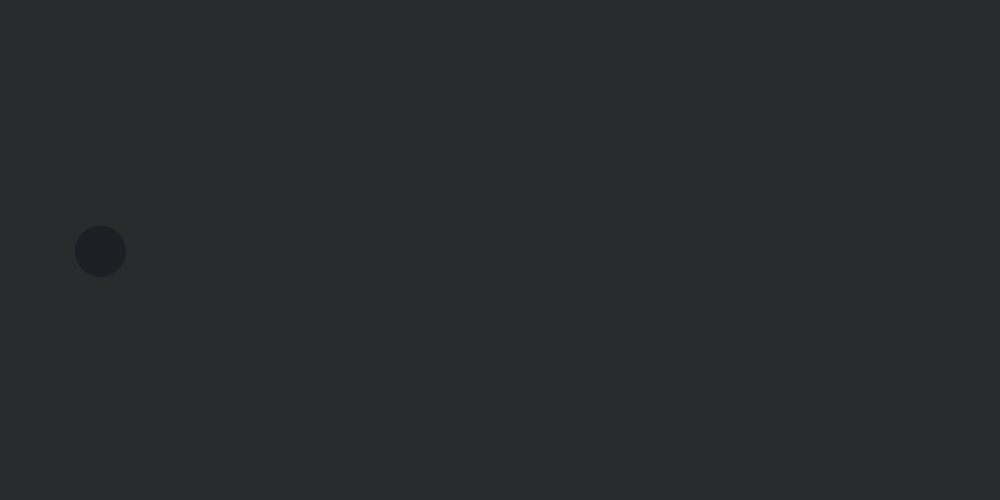
Frame 1 (no input)
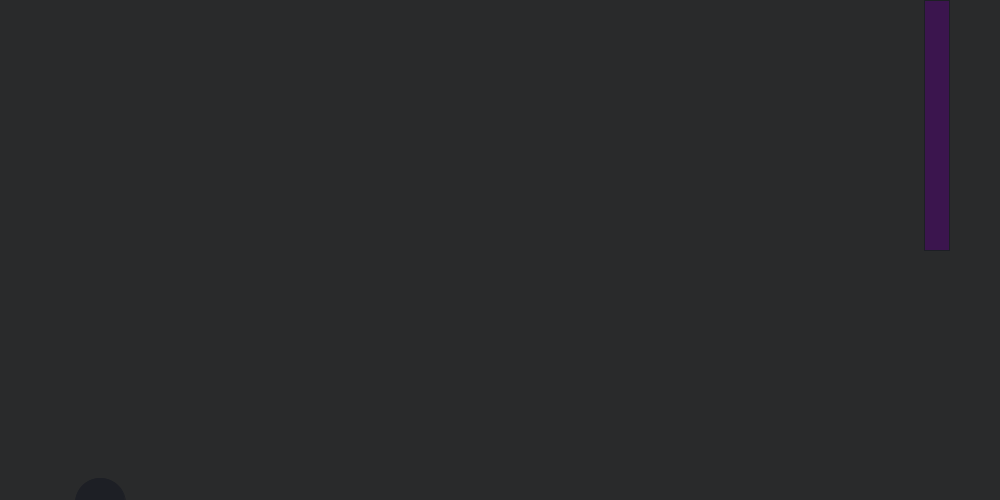
Frame 60 (the mouse pressed at the canvas centre just before this capture)
Frame 120 (the mouse held since frame 60 and released just before this capture): identical to frame 60, image omitted

The Processing sketch that drew these frames (run headless with seeded random() and noise(); from frame 60 on, the mouse is pressed at the canvas centre):

// Processing sketch: flappybird
// ── flappybird.pde
void setup() {
  size(1000, 500);
}
int x=100;
int y=250;
int pipe=1050;
int pipeheight=250;
int velocity=0;
boolean isflying=true;
void draw() {
  if (isflying==true) {
    background(41, 42, 43); 
   
    int gravity=1;
    velocity=velocity+gravity;
    if (mousePressed) {
      velocity=-5000;
    }

    y=y+velocity;
     fill(29, 31, 37);
    stroke(29, 31, 37);
    ellipse(x, y, 50, 50);

    fill(59, 21, 78);
    rect(pipe, 0, 25, pipeheight);
    int pipespeed=6;
    pipe=pipe-pipespeed;
    if (pipe<0) {
      teleport();
    }
    if (x==pipe) {
      if (y<=pipeheight) {
        isflying=false;
      }
    }
    if (y>=500) {
      isflying=false;
    }
  }
}

void teleport() {
  pipe=1050;
  pipeheight=(int) random(100, 400);
} 
